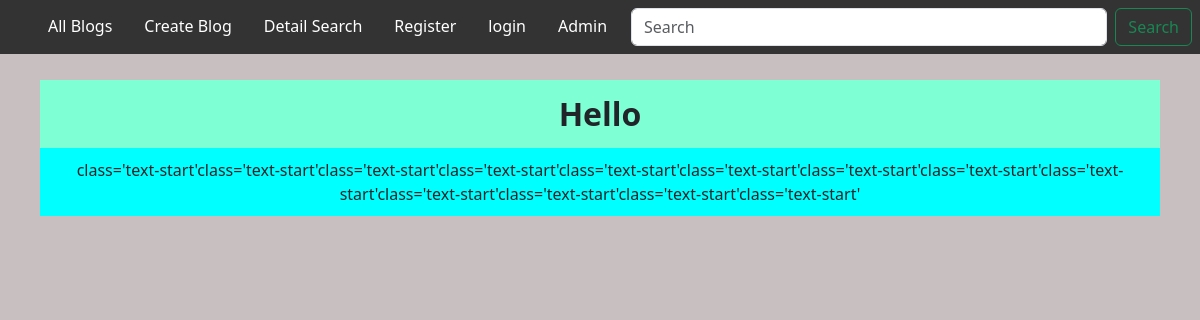
Screenshot of /detail/26/ with the database file from the repository.
### blog/models.py (models this page shows, shortened)
class Blog(models.Model):
    title = models.CharField(max_length=100)
    content = models.TextField(blank=True)
    date_created = models.DateTimeField(auto_now_add=True)
    date_updated = models.DateTimeField(auto_now=True)
    CATEGORY = (
        ('personal', 'personal'),
        ('daily life', 'daily life'),
        ('general', 'general'),
        ('others', 'others'),
        ('not applicable', 'not applicable'),
    )
    category = models.CharField(max_length=100, choices=CATEGORY)
    profile_pic = models.ImageField(null=True, blank=True, upload_to='images/', default='/profile_pic.jpeg')

### blog/views.py (the view)
# urls.py: path('detail/<str:pk>/', views.detail, name='detail'),
def detail(request, pk):
    blog = Blog.objects.get(id=pk)
    context={
        'blog':blog
    }
    return render(request, 'blog/detail.html', context)

### blog/templates/blog/detail.html (shortened to what this page needs)
{% extends 'blog/home.html' %}
{% load static %}
{% block style %}
     <link rel='stylesheet' href='{% static "css/detail.css" %}'>
{% endblock %}
{% block content %}
<center>
   <div class="container">
      <div class='header'>
        {{blog.title}}
      </div>
      <div class='content'>
         {{blog.content}}
      </div>
   </div>
</center>
{% endblock %}

### static/css/home.css (style rules this page uses)
body { margin: none; padding: none; }

### static/css/detail.css (style rules this page uses)
body { background-color: rgb(200, 192, 192); }
.container { display: flex; flex-direction: column; margin: 10px 20px; padding: 10px 10px; }
.header { background-color: aquamarine; font-size: 2em; font-weight: 700; padding: 10px 20px; }
.content { background-color: aqua; font-size: 1em; padding: 10px 20px; }

### rows the page displays
Blog: title "Hello", content "class='text-start'class='text-start'class='text-start'class='text-start'class='text-start'class='text-start'class='text-start'class='text-start'class='text-start'class='text-start'class='text-start'class='text-start'class='text-start'"
